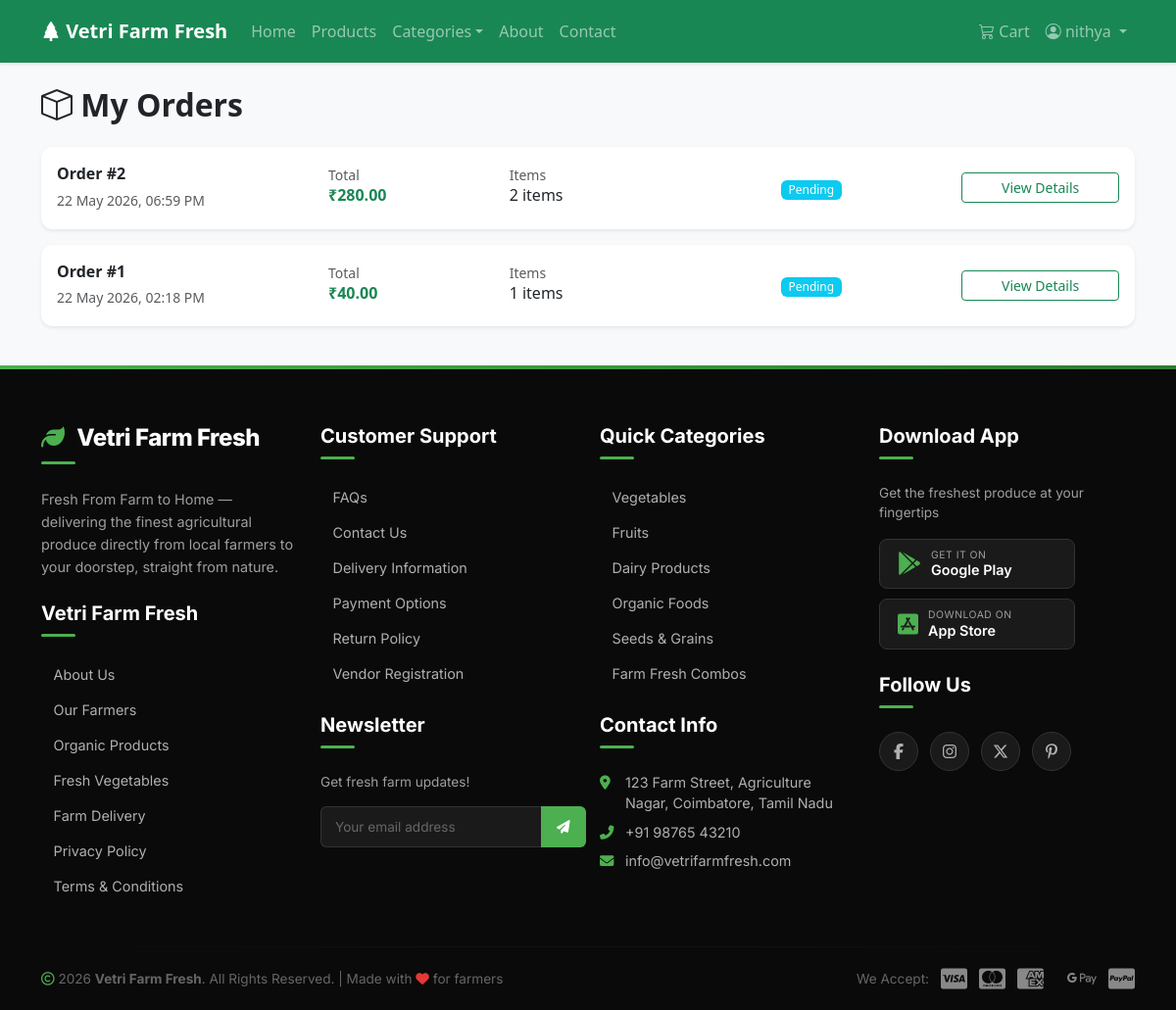
/marketplace/orders/ (signed in), run on the app's committed database.
### marketplace/models.py (models this page shows, shortened)
class Order(models.Model):
    STATUS_CHOICES = [
        ('pending', 'Pending'),
        ('confirmed', 'Confirmed'),
        ('packed', 'Packed'),
        ('shipped', 'Shipped'),
        ('out_for_delivery', 'Out for Delivery'),
        ('delivered', 'Delivered'),
        ('cancelled', 'Cancelled'),
    ]
    PAYMENT_CHOICES = [
        ('cod', 'Cash on Delivery'),
        ('online', 'Online Payment'),
    ]
    customer = models.ForeignKey(Customer, on_delete=models.CASCADE, related_name='orders')
    delivery_address = models.TextField()
    ordered_date = models.DateTimeField(auto_now_add=True)
    delivery_slot = models.CharField(max_length=50, blank=True)
    total_amount = models.DecimalField(max_digits=12, decimal_places=2)
    payment_method = models.CharField(max_length=20, choices=PAYMENT_CHOICES, default='cod')
    payment_status = models.CharField(max_length=20, default='pending')
    order_status = models.CharField(max_length=20, choices=STATUS_CHOICES, default='pending')
    transaction_id = models.CharField(max_length=100, blank=True)

### marketplace/views.py (the view)
# urls.py: path('orders/', views.my_orders, name='my_orders'),
@login_required
def my_orders(request):
    customer, _ = Customer.objects.get_or_create(user=request.user, defaults={'phone': '', 'address': ''})
    orders = Order.objects.filter(customer=customer).order_by('-ordered_date')
    return render(request, 'marketplace/my_orders.html', {'orders': orders})

### marketplace/context_processors.py (called while the page is built)
def cart_count(request):
    if request.user.is_authenticated:
        count = Cart.objects.filter(customer__user=request.user).count()
        return {'cart_count': count}
    return {'cart_count': 0}

### templates/marketplace/my_orders.html (shortened to what this page needs)
{% extends 'base.html' %}
{% load static %}
{% block content %}
<div class="container py-4">
    <h2 class="fw-bold mb-4"><i class="bi bi-box"></i> My Orders</h2>
    {% if orders %}
        {% for order in orders %}
            <div class="card border-0 shadow-sm mb-3">
                <div class="card-body">
                    <div class="row align-items-center">
                        <div class="col-md-3">
                            <h6 class="fw-bold mb-1">Order #{{ order.id }}</h6>
                            <small class="text-muted">{{ order.ordered_date|date:"d M Y, h:i A" }}</small>
                        </div>
                        <div class="col-md-2">
                            <small class="text-muted">Total</small>
                            <h6 class="text-success fw-bold">₹{{ order.total_amount }}</h6>
                        </div>
                        <div class="col-md-3">
                            <small class="text-muted">Items</small>
                            <h6>{{ order.items.count }} items</h6>
                        </div>
                        <div class="col-md-2">
                            {% if order.order_status == 'delivered' %}
                                <span class="badge bg-success">{{ order.get_order_status_display }}</span>
                            {% elif order.order_status == 'cancelled' %}
                                <span class="badge bg-danger">{{ order.get_order_status_display }}</span>
                            {% else %}
                                <span class="badge bg-info">{{ order.get_order_status_display }}</span>
                            {% endif %}
                        </div>
                        <div class="col-md-2">
                            <a href="{% url 'marketplace:order_detail' order.id %}" class="btn btn-sm btn-outline-success w-100">View Details</a>
                        </div>
                    </div>
                </div>
            </div>
        {% endfor %}
    {% endif %}
</div>
{% endblock %}

### templates/base.html (shortened to what this page needs)
<!DOCTYPE html>
<html lang="en">
<head>
    <link href="https://cdn.jsdelivr.net/npm/bootstrap@5.3.2/dist/css/bootstrap.min.css" rel="stylesheet">
    <link rel="stylesheet" href="https://cdn.jsdelivr.net/npm/bootstrap-icons@1.11.2/font/bootstrap-icons.min.css">
    <link rel="stylesheet" href="https://cdnjs.cloudflare.com/ajax/libs/font-awesome/6.5.1/css/all.min.css">
    {% load static %}
    <link rel="stylesheet" href="{% static 'css/style.css' %}">
</head>
<body>
    <nav class="navbar navbar-expand-lg navbar-dark bg-success shadow-sm">
        <div class="container">
            <a class="navbar-brand fw-bold" href="{% url 'home' %}">
                <i class="bi bi-tree-fill"></i> Vetri Farm Fresh
            </a>
            <div class="collapse navbar-collapse" id="navbarNav">
                <ul class="navbar-nav me-auto">
                    <li class="nav-item"><a class="nav-link" href="{% url 'home' %}">Home</a></li>
                    <li class="nav-item"><a class="nav-link" href="{% url 'marketplace:product_list' %}">Products</a></li>
                    <li class="nav-item dropdown">
                        <a class="nav-link dropdown-toggle" href="#" role="button" data-bs-toggle="dropdown">Categories</a>
                    </li>
                    <li class="nav-item"><a class="nav-link" href="{% url 'about' %}">About</a></li>
                    <li class="nav-item"><a class="nav-link" href="{% url 'contact' %}">Contact</a></li>
                </ul>
                <ul class="navbar-nav">
                    {% if user.is_authenticated %}
                        <li class="nav-item">
                            <a class="nav-link position-relative" href="{% url 'marketplace:view_cart' %}">
                                <i class="bi bi-cart3"></i> Cart
                            </a>
                        </li>
                        <li class="nav-item dropdown">
                            <a class="nav-link dropdown-toggle" href="#" role="button" data-bs-toggle="dropdown">
                                <i class="bi bi-person-circle"></i> {{ user.username }}
                            </a>
                        </li>
                    {% endif %}
                </ul>
            </div>
        </div>
    </nav>
    <main>
        {% block content %}{% endblock %}
    </main>
    <footer class="vff-footer">
        <div class="container">
            <div class="row">
                <div class="col-lg-3 col-md-6 mb-4 mb-lg-0">
                    <h5 class="brand-text"><i class="fas fa-leaf"></i> Vetri Farm Fresh</h5>
                    <p class="tagline">Fresh From Farm to Home — delivering the finest agricultural produce directly from local farmers to your doorstep, straight from nature.</p>
                    <h5 style="margin-top: 1.5rem;">Vetri Farm Fresh</h5>
                    <ul>
                        <li><a href="{% url 'about' %}">About Us</a></li>
                        <li><a href="#">Our Farmers</a></li>
                        <li><a href="{% url 'marketplace:product_list' %}?organic=true">Organic Products</a></li>
                        <li><a href="{% url 'marketplace:product_list' %}?category=1">Fresh Vegetables</a></li>
                        <li><a href="#">Farm Delivery</a></li>
                        <li><a href="#">Privacy Policy</a></li>
                        <li><a href="#">Terms &amp; Conditions</a></li>
                    </ul>
                </div>
                <div class="col-lg-3 col-md-6 mb-4 mb-lg-0">
                    <h5>Customer Support</h5>
                    <ul>
                        <li><a href="#">FAQs</a></li>
                        <li><a href="{% url 'contact' %}">Contact Us</a></li>
                        <li><a href="#">Delivery Information</a></li>
                        <li><a href="#">Payment Options</a></li>
                        <li><a href="#">Return Policy</a></li>
                        <li><a href="{% url 'accounts:farmer_register' %}">Vendor Registration</a></li>
                    </ul>
                    <h5 style="margin-top: 1.8rem;">Newsletter</h5>
                    <p style="color: #9e9e9e; font-size: 0.85rem; margin-bottom: 8px;">Get fresh farm updates!</p>
                    <div class="newsletter-input">
                        <input type="email" placeholder="Your email address">
                        <button type="submit"><i class="fas fa-paper-plane"></i></button>
                    </div>
                </div>
                <div class="col-lg-3 col-md-6 mb-4 mb-lg-0">
                    <h5>Quick Categories</h5>
                    <ul>
                        <li><a href="{% url 'marketplace:product_list' %}?category=1">Vegetables</a></li>
                        <li><a href="{% url 'marketplace:product_list' %}?category=2">Fruits</a></li>
                        <li><a href="{% url 'marketplace:product_list' %}?category=4">Dairy Products</a></li>
                        <li><a href="{% url 'marketplace:product_list' %}?category=3">Organic Foods</a></li>
                        <li><a href="{% url 'marketplace:product_list' %}?category=5">Seeds &amp; Grains</a></li>
                        <li><a href="#">Farm Fresh Combos</a></li>
                    </ul>
                    <h5 style="margin-top: 1.8rem;">Contact Info</h5>
                    <div class="contact-info">
                        <p><i class="fas fa-map-marker-alt"></i>123 Farm Street, Agriculture Nagar, Coimbatore, Tamil Nadu</p>
                        <p><i class="fas fa-phone-alt"></i>+91 98765 43210</p>
                        <p><i class="fas fa-envelope"></i>info@vetrifarmfresh.com</p>
                    </div>
                </div>
                <div class="col-lg-3 col-md-6 mb-4 mb-lg-0">
                    <h5>Download App</h5>
                    <p style="color: #9e9e9e; font-size: 0.85rem;">Get the freshest produce at your fingertips</p>
                    <div class="app-buttons">
                        <a href="#" class="app-btn">
                            <i class="fab fa-google-play"></i>
                            <span class="btn-text">
                                <small>Get it on</small>
                                <span>Google Play</span>
                            </span>
                        </a>
                        <a href="#" class="app-btn">
                            <i class="fab fa-app-store-ios"></i>
                            <span class="btn-text">
                                <small>Download on</small>
                                <span>App Store</span>
                            </span>
                        </a>
                    </div>
                    <h5 style="margin-top: 1.5rem;">Follow Us</h5>
                    <div class="social-links">
                        <a href="#" aria-label="Facebook"><i class="fab fa-facebook-f"></i></a>
                        <a href="#" aria-label="Instagram"><i class="fab fa-instagram"></i></a>
                        <a href="#" aria-label="Twitter/X"><i class="fab fa-x-twitter"></i></a>
                        <a href="#" aria-label="Pinterest"><i class="fab fa-pinterest-p"></i></a>
                    </div>
                </div>
            </div>
            <hr class="footer-divider">
            <div class="footer-bottom">
                <p><i class="far fa-copyright"></i> 2026 <strong>Vetri Farm Fresh</strong>. All Rights Reserved. | Made with <i class="fas fa-heart" style="color: #e53935;"></i> for farmers</p>
                <div class="payment-methods">
                    <span>We Accept:</span>
                    <i class="fab fa-cc-visa" title="Visa"></i>
                    <i class="fab fa-cc-mastercard" title="Mastercard"></i>
                    <i class="fab fa-cc-amex" title="Amex"></i>
                    <i class="fab fa-google-pay" title="Google Pay"></i>
                    <i class="fab fa-cc-paypal" title="PayPal"></i>
                </div>
            </div>
        </div>
    </footer>
</body>
</html>

### static/css/style.css (style rules this page uses)
:root { --primary: #198754; --primary-dark: #146c43; --primary-light: #20c997; }
body { font-family: 'Segoe UI', Tahoma, Geneva, Verdana, sans-serif; background-color: #f8f9fa; min-height: 100vh; display: flex; flex-direction: column; }
main { flex: 1; }
.btn-outline-success { color: var(--primary); border-color: var(--primary); }
.text-success { color: var(--primary) !important; }
.bg-success { background-color: var(--primary) !important; }
.navbar { padding-top: 12px; padding-bottom: 12px; }
footer { margin-top: auto; }
.card { border-radius: 12px; }
.badge { font-weight: 500; }
.navbar .nav-link { font-weight: 500; }
.vff-footer { background: #0a0a0a; color: #fff; font-family: 'Inter', sans-serif; padding: 60px 0 0; position: relative; margin-top: auto; }
.vff-footer::before { content: ''; position: absolute; top: 0; left: 0; right: 0; height: 4px; background: linear-gradient(90deg, #4CAF50, #2E7D32, #1B5E20, #4CAF50); background-size: 300% 100%; animation: footerGradientMove 4s ease infinite; }
.vff-footer h5 { font-size: 1.25rem; font-weight: 700; margin-bottom: 1.5rem; position: relative; padding-bottom: 12px; }
.vff-footer h5::after { content: ''; position: absolute; bottom: 0; left: 0; width: 35px; height: 3px; background: #4CAF50; border-radius: 2px; }
.vff-footer .brand-text { font-size: 1.5rem; font-weight: 800; letter-spacing: -0.5px; }
.vff-footer .brand-text i { color: #4CAF50; margin-right: 8px; }
.vff-footer .tagline { color: #9e9e9e; font-size: 0.9rem; margin: 12px 0 20px; line-height: 1.6; }
.vff-footer ul { list-style: none; padding: 0; margin: 0; }
.vff-footer ul li { margin-bottom: 10px; }
.vff-footer ul li a { color: #b0b0b0; text-decoration: none; font-size: 0.9rem; font-weight: 400; transition: all 0.3s ease; display: inline-flex; align-items: center; gap: 6px; }
.vff-footer .app-buttons { display: flex; flex-direction: column; gap: 10px; margin-top: 15px; }
.vff-footer .app-btn { display: inline-flex; align-items: center; gap: 10px; background: #1a1a1a; color: #fff; padding: 10px 18px; border-radius: 8px; text-decoration: none; border: 1px solid #333; transition: all 0.3s ease; max-width: 200px; }
.vff-footer .app-btn i { font-size: 1.5rem; color: #4CAF50; }
.vff-footer .app-btn .btn-text { display: flex; flex-direction: column; line-height: 1.2; }
.vff-footer .app-btn .btn-text small { font-size: 0.65rem; color: #9e9e9e; text-transform: uppercase; letter-spacing: 0.5px; }
.vff-footer .app-btn .btn-text span { font-size: 0.9rem; font-weight: 600; }
.vff-footer .social-links { display: flex; gap: 12px; margin-top: 20px; }
.vff-footer .social-links a { display: inline-flex; align-items: center; justify-content: center; width: 40px; height: 40px; border-radius: 50%; background: #1a1a1a; color: #b0b0b0; font-size: 1rem; text-decoration: none; border: 1px solid #333; transition: all 0.3s ease; }
.vff-footer .contact-info p { color: #b0b0b0; font-size: 0.9rem; margin-bottom: 8px; display: flex; align-items: flex-start; gap: 10px; }
.vff-footer .contact-info p i { color: #4CAF50; margin-top: 4px; min-width: 16px; }
.vff-footer .footer-divider { border: none; height: 1px; background: linear-gradient(90deg, transparent, #333, transparent); margin: 40px 0 0; }
.vff-footer .footer-bottom { padding: 20px 0; display: flex; justify-content: space-between; align-items: center; flex-wrap: wrap; gap: 15px; }
.vff-footer .footer-bottom p { color: #666; font-size: 0.85rem; margin: 0; }
.vff-footer .footer-bottom p i { color: #4CAF50; }
.vff-footer .footer-bottom .payment-methods { display: flex; align-items: center; gap: 12px; color: #666; font-size: 0.85rem; }
.vff-footer .footer-bottom .payment-methods i { font-size: 1.5rem; color: #888; transition: color 0.3s; }
.vff-footer .newsletter-input { display: flex; margin-top: 15px; max-width: 280px; }
.vff-footer .newsletter-input input { flex: 1; padding: 10px 14px; border: 1px solid #333; border-right: none; border-radius: 6px 0 0 6px; background: #1a1a1a; color: #fff; font-size: 0.85rem; outline: none; transition: border-color 0.3s; }
.vff-footer .newsletter-input input::placeholder { color: #666; }
.vff-footer .newsletter-input button { padding: 10px 16px; border: none; border-radius: 0 6px 6px 0; background: #4CAF50; color: #fff; font-weight: 600; font-size: 0.85rem; cursor: pointer; transition: background 0.3s; }

### data on the page
Order: id "2", ordered_date "22 May 2026, 06:59 PM", total_amount "280.00", items.count "2", order_status "Pending"
Order: id "1", ordered_date "22 May 2026, 02:18 PM", total_amount "40.00", items.count "1", order_status "Pending"

### other printed values
{{ user.username }} "nithya"
